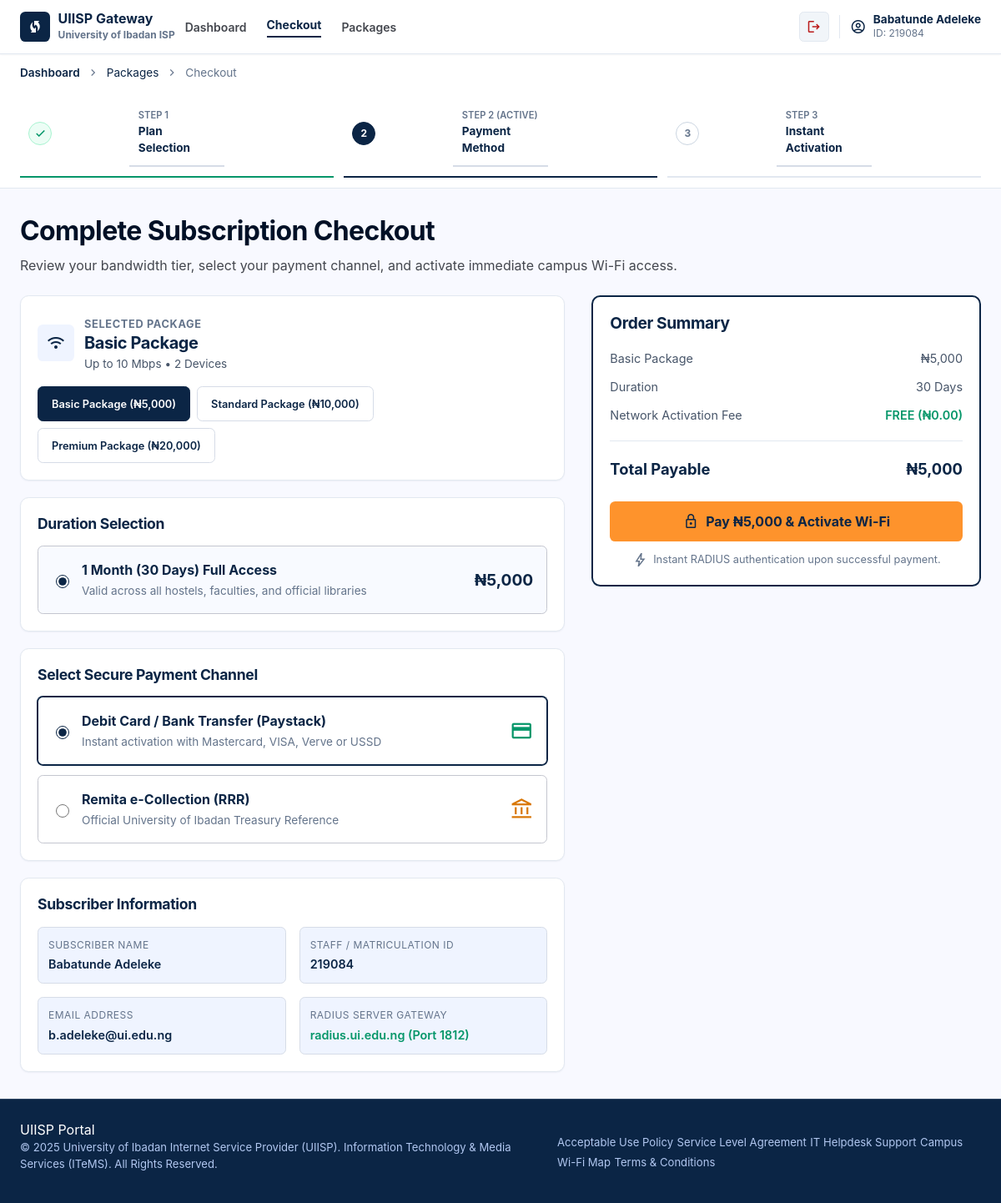
Page /subscription-payment.php?package=basic (signed in) on the committed database.
### tables this page shows
CREATE TABLE IF NOT EXISTS user (
    id INT AUTO_INCREMENT PRIMARY KEY,
    matric VARCHAR(50) NOT NULL UNIQUE,
    fullname VARCHAR(150) NOT NULL,
    phone VARCHAR(30) NOT NULL,
    email VARCHAR(150) NOT NULL UNIQUE,
    password VARCHAR(255) NOT NULL,
    created_at TIMESTAMP DEFAULT CURRENT_TIMESTAMP
);

### Model/Customer.php (called while the page is built, shortened)
<?php
class Customer
{
    private ?mysqli $db = null;
    public function __construct()
    {
        try {
            $this->db = Database::getConnection();
        } catch (Throwable $e) {
            $this->db = null;
        }
    }
    private function getDb(): mysqli
    {
        if ($this->db instanceof mysqli) {
            return $this->db;
        }
        $this->db = Database::getConnection();
        return $this->db;
    }
    public function findByMatric(string $matric): ?array
    {
        $db = $this->getDb();
        $stmt = $db->prepare("SELECT * FROM user WHERE matric = ? LIMIT 1");
        $stmt->bind_param("s", $matric);
        $stmt->execute();
        $result = $stmt->get_result()->fetch_assoc();
        return $result ?: null;
    }
}

### subscription-payment.php (the view, shortened to what this page needs)
<?php
$pkg = $_GET['package'] ?? $_POST['package'] ?? 'standard';
require_once __DIR__ . '/Model/Customer.php';
$matric = $_SESSION['matric'];
$customerModel = new Customer();
$user = $customerModel->findByMatric($matric);
$subscriberName = $user['fullname'] ?? $_SESSION['fullname'] ?? 'Subscriber';
$subscriberId   = $matric;
$subscriberEmail= $user['email'] ?? $_SESSION['email'] ?? '';
$packages = [
    'basic' => [
        'key'         => 'basic',
        'plan'        => 'Basic Package',
        'name'        => 'Basic Package — ₦5,000 / 30 Days',
        'price'       => '₦5,000',
        'amount'      => 5000,
        'speed'       => 'Up to 10 Mbps',
        'devices'     => 2,
        'description' => 'Ideal for general browsing, course portal, and hostel study.',
    ],
    'standard' => [
        'key'         => 'standard',
        'plan'        => 'Standard Package',
        'name'        => 'Standard Package — ₦10,000 / 30 Days',
        'price'       => '₦10,000',
        'amount'      => 10000,
        'speed'       => 'Up to 35 Mbps',
        'devices'     => 4,
        'description' => 'Fast speed for video streaming, research, and multi-device connection.',
    ],
    'premium' => [
        'key'         => 'premium',
        'plan'        => 'Premium Package',
        'name'        => 'Premium Package — ₦20,000 / 30 Days',
        'price'       => '₦20,000',
        'amount'      => 20000,
        'speed'       => 'Up to 100 Mbps',
        'devices'     => 8,
        'description' => 'Ultra high-speed priority connection for faculty, labs, and heavy workloads.',
    ],
];
$selected = $packages[$pkg] ?? $packages['standard'];
?>
<?php include __DIR__ . '/partials/head.php'; ?>
<body class="checkout-page">
  <?php $portalPage = 'checkout'; include __DIR__ . '/partials/portal-header.php'; ?>
  <section class="checkout-progress">
    <div class="progress-inner">
      <div style="display:flex; align-items:center; gap:0.5rem; font-size:0.85rem; color:#64748b; margin-bottom:0.75rem;">
        <a href="subscriber-dashboard.php" style="color:#0b2545; text-decoration:none; font-weight:600;">Dashboard</a>
        <span class="material-symbols-outlined" style="font-size:1rem;">chevron_right</span>
        <a href="index.php#packages" style="color:#0b2545; text-decoration:none;">Packages</a>
        <span class="material-symbols-outlined" style="font-size:1rem;">chevron_right</span>
        <span style="color:#64748b;">Checkout</span>
      </div>
      <div class="step-progress-row">
        <div class="step-progress-item step--done">
          <span class="step-circle"><span class="material-symbols-outlined">check</span></span>
          <div class="step-labels">
            <span class="step-number">Step 1</span>
            <span class="step-name">Plan Selection</span>
          </div>
        </div>
        <div class="step-progress-item step--active">
          <span class="step-circle">2</span>
          <div class="step-labels">
            <span class="step-number">Step 2 (Active)</span>
            <span class="step-name">Payment Method</span>
          </div>
        </div>
        <div class="step-progress-item">
          <span class="step-circle">3</span>
          <div class="step-labels">
            <span class="step-number">Step 3</span>
            <span class="step-name">Instant Activation</span>
          </div>
        </div>
      </div>
    </div>
  </section>
  <main class="checkout-main">
    <div class="checkout-intro">
      <h1>Complete Subscription Checkout</h1>
      <p>Review your bandwidth tier, select your payment channel, and activate immediate campus Wi-Fi access.</p>
    </div>
    <form method="POST" action="subscription-payment.php" class="checkout-layout" id="checkout-form">
      <section class="checkout-column">
        <div class="checkout-card">
          <div class="selected-pkg-row">
            <div style="display:flex; align-items:center; gap:0.75rem;">
              <div class="pkg-icon-box">
                <span class="material-symbols-outlined">wifi</span>
              </div>
              <div>
                <span style="font-size:0.8rem; text-transform:uppercase; letter-spacing:0.05em; color:#64748b; font-weight:700;">Selected Package</span>
                <h2 style="margin:0; font-size:1.25rem; color:#0b2545;" id="selected-plan-title"><?= htmlspecialchars($selected['plan']) ?></h2>
                <span style="font-size:0.85rem; color:#475569;" id="selected-plan-speed"><?= htmlspecialchars($selected['speed']) ?> • <?= htmlspecialchars((string)$selected['devices']) ?> Devices</span>
              </div>
            </div>
            <div class="pkg-selector-buttons">
              <?php foreach ($packages as $p): ?>
                <button type="button" class="btn-tier-select <?= $p['key'] === $selected['key'] ? 'is-selected' : '' ?>" onclick="selectTier(this, '<?= $p['key'] ?>', '<?= htmlspecialchars($p['plan']) ?>', '<?= htmlspecialchars($p['price']) ?>', '<?= htmlspecialchars($p['speed']) ?>', '<?= $p['devices'] ?>')">
                  <?= htmlspecialchars($p['plan']) ?> (<?= htmlspecialchars($p['price']) ?>)
                </button>
              <?php endforeach; ?>
            </div>
          </div>
        </div>
        <div class="checkout-card">
          <h3 class="checkout-card-title">Duration Selection</h3>
          <label class="duration-option">
            <div style="display:flex; align-items:center; gap:0.75rem;">
              <input checked="" name="duration" type="radio" value="30days">
              <div>
                <span style="font-weight:700; color:#0b2545; display:block;">1 Month (30 Days) Full Access</span>
                <span style="font-size:0.85rem; color:#64748b;">Valid across all hostels, faculties, and official libraries</span>
              </div>
            </div>
            <span class="duration-price" id="duration-price-display"><?= htmlspecialchars($selected['price']) ?></span>
          </label>
        </div>
        <div class="checkout-card">
          <h3 class="checkout-card-title">Select Secure Payment Channel</h3>
          <div class="payment-methods-grid">
            <label class="payment-method-card is-active-method" id="pm-paystack">
              <div style="display:flex; align-items:center; gap:0.75rem;">
                <input checked="" name="payment_method" type="radio" value="paystack" onchange="updatePaymentMethod(this)">
                <div>
                  <span style="font-weight:700; color:#0b2545; display:block;">Debit Card / Bank Transfer (Paystack)</span>
                  <span style="font-size:0.85rem; color:#64748b;">Instant activation with Mastercard, VISA, Verve or USSD</span>
                </div>
              </div>
              <span class="material-symbols-outlined" style="color:#059669; font-size:1.75rem;">credit_card</span>
            </label>
            <label class="payment-method-card" id="pm-remita">
              <div style="display:flex; align-items:center; gap:0.75rem;">
                <input name="payment_method" type="radio" value="remita" onchange="updatePaymentMethod(this)">
                <div>
                  <span style="font-weight:700; color:#0b2545; display:block;">Remita e-Collection (RRR)</span>
                  <span style="font-size:0.85rem; color:#64748b;">Official University of Ibadan Treasury Reference</span>
                </div>
              </div>
              <span class="material-symbols-outlined" style="color:#d97706; font-size:1.75rem;">account_balance</span>
            </label>
          </div>
        </div>
        <div class="checkout-card">
          <h3 class="checkout-card-title">Subscriber Information</h3>
          <div class="subscriber-info-grid">
            <div class="info-cell">
              <span class="info-label">Subscriber Name</span>
              <span class="info-val"><?= htmlspecialchars($subscriberName) ?></span>
            </div>
            <div class="info-cell">
              <span class="info-label">Staff / Matriculation ID</span>
              <span class="info-val"><?= htmlspecialchars($subscriberId) ?></span>
            </div>
            <div class="info-cell">
              <span class="info-label">Email Address</span>
              <span class="info-val"><?= htmlspecialchars($subscriberEmail) ?></span>
            </div>
            <div class="info-cell">
              <span class="info-label">RADIUS Server Gateway</span>
              <span class="info-val" style="color:#059669; font-weight:600;">radius.ui.edu.ng (Port 1812)</span>
            </div>
          </div>
        </div>
      </section>
      <aside class="order-summary">
        <div class="order-summary-box">
          <h3 class="order-summary-title">Order Summary</h3>
          <div class="order-line-items">
            <div class="order-line">
              <span id="summary-pkg-label"><?= htmlspecialchars($selected['plan']) ?></span>
              <span id="summary-pkg-price"><?= htmlspecialchars($selected['price']) ?></span>
            </div>
            <div class="order-line">
              <span>Duration</span>
              <span>30 Days</span>
            </div>
            <div class="order-line">
              <span>Network Activation Fee</span>
              <span style="color:#059669; font-weight:600;">FREE (₦0.00)</span>
            </div>
          </div>
          <div class="order-divider"></div>
          <div class="order-total-row">
            <span>Total Payable</span>
            <strong id="summary-total"><?= htmlspecialchars($selected['price']) ?></strong>
          </div>
          <div style="margin-top:1.5rem;">
            <button id="pay-btn" type="submit" class="btn btn-checkout">
              <span class="material-symbols-outlined">lock</span>
              <span id="pay-btn-text">Pay <?= htmlspecialchars($selected['price']) ?> &amp; Activate Wi-Fi</span>
            </button>
            <div class="checkout-guarantee">
              <span class="material-symbols-outlined">bolt</span>
              <span>Instant RADIUS authentication upon successful payment.</span>
            </div>
          </div>
        </div>
      </aside>
    </form>
  </main>
  <?php include __DIR__ . '/partials/portal-footer.php'; ?>
</body>
</html>

### partials/portal-header.php (shortened to what this page needs)
<?php
$currentUser = [
    'fullname' => $_SESSION['fullname'] ?? 'Subscriber',
    'matric'   => $_SESSION['matric'] ?? 'UI-USER',
];
if (($portalPage ?? '') === 'dashboard'):
    $mobileMenuId = 'portal-dashboard-mobile-nav';
    $mobileMenuBreakpoint = 'lg';
    $mobileMenuLinks = [
        ['label' => 'Dashboard Overview', 'href' => 'subscriber-dashboard.php', 'current' => true],
        ['label' => 'Renew / Pay Subscription', 'href' => 'subscription-payment.php'],
        ['label' => 'Explore 30-Day Packages', 'href' => 'index.php#packages'],
        ['label' => 'Account & Security', 'href' => 'subscriber-dashboard.php#account'],
        ['label' => 'Sign Out (' . $currentUser['matric'] . ')', 'href' => 'logout.php'],
    ];
?>
<header class="page-header portal-header">
  <div class="header-inner">
    <div class="portal-brand">
      <a href="index.php" style="text-decoration:none; color:inherit; display:flex; align-items:center; gap:0.6rem;">
        <div style="width:2.25rem; height:2.25rem; background:#0b2545; color:#fff; border-radius:0.4rem; display:grid; place-items:center;">
          <span class="material-symbols-outlined">wifi</span>
        </div>
        <div>
          <span style="font-weight:700; color:#0b2545; display:block; line-height:1.2;">UIISP Portal</span>
          <span style="display:block; font-size:0.75rem; color:#64748b;">University of Ibadan ISP</span>
        </div>
      </a>
      <nav class="desktop-nav">
        <a href="subscriber-dashboard.php" class="is-active">Dashboard</a>
        <a href="subscription-payment.php">Renew / Pay</a>
        <a href="index.php#packages">Packages</a>
        <a href="subscriber-dashboard.php#account">Account</a>
      </nav>
      <?php include __DIR__ . '/mobile-menu.php'; ?>
    </div>
    <div class="portal-profile">
      <a href="logout.php" title="Sign Out" class="btn-portal-icon" style="color:#ba1a1a; text-decoration:none;">
        <span class="material-symbols-outlined">logout</span>
      </a>
      <div class="profile-separator"></div>
      <a href="subscriber-dashboard.php#account" class="profile-badge" title="Manage Account & Security" style="text-decoration:none; color:inherit; cursor:pointer;">
        <div class="profile-avatar">
          <span class="material-symbols-outlined">account_circle</span>
        </div>
        <div class="profile-details">
          <span class="profile-name"><?= htmlspecialchars($currentUser['fullname']) ?></span>
          <span class="profile-id">ID: <?= htmlspecialchars($currentUser['matric']) ?></span>
        </div>
      </a>
    </div>
  </div>
</header>
<?php
elseif (($portalPage ?? '') === 'checkout'):
?>
<header class="page-header portal-header">
  <div class="header-inner">
    <div class="portal-brand">
      <a href="index.php" style="text-decoration:none; color:inherit; display:flex; align-items:center; gap:0.6rem;">
        <div style="width:2.25rem; height:2.25rem; background:#0b2545; color:#fff; border-radius:0.4rem; display:grid; place-items:center;">
          <span class="material-symbols-outlined">wifi_protected_setup</span>
        </div>
        <div>
          <span style="font-weight:700; color:#0b2545; display:block; line-height:1.2;">UIISP Gateway</span>
          <span style="display:block; font-size:0.75rem; color:#64748b;">University of Ibadan ISP</span>
        </div>
      </a>
      <nav class="desktop-nav">
        <a href="subscriber-dashboard.php">Dashboard</a>
        <a href="subscription-payment.php" class="is-active">Checkout</a>
        <a href="index.php#packages">Packages</a>
      </nav>
    </div>
    <div class="portal-profile">
      <a href="logout.php" title="Sign Out" class="btn-portal-icon" style="color:#ba1a1a; text-decoration:none;">
        <span class="material-symbols-outlined">logout</span>
      </a>
      <a href="subscriber-dashboard.php#account" class="profile-badge" style="text-decoration:none; color:inherit;">
        <div class="profile-avatar">
          <span class="material-symbols-outlined">account_circle</span>
        </div>
        <div class="profile-details">
          <span class="profile-name"><?= htmlspecialchars($currentUser['fullname']) ?></span>
          <span class="profile-id">ID: <?= htmlspecialchars($currentUser['matric']) ?></span>
        </div>
      </a>
    </div>
  </div>
</header>
<?php endif; ?>

### rows in the picture
user: fullname "Babatunde Adeleke", matric "219084", email "b.adeleke@ui.edu.ng"

### other values in the picture
$selected['plan'] "Basic Package"
$selected['speed'] "Up to 10 Mbps"
$selected['devices'] "2"
$p['plan'] "Basic Package"
$p['price'] "₦5,000"
$p['plan'] "Standard Package"
$p['price'] "₦10,000"
$p['plan'] "Premium Package"
$p['price'] "₦20,000"
$selected['price'] "₦5,000"
$subscriberId "219084"
